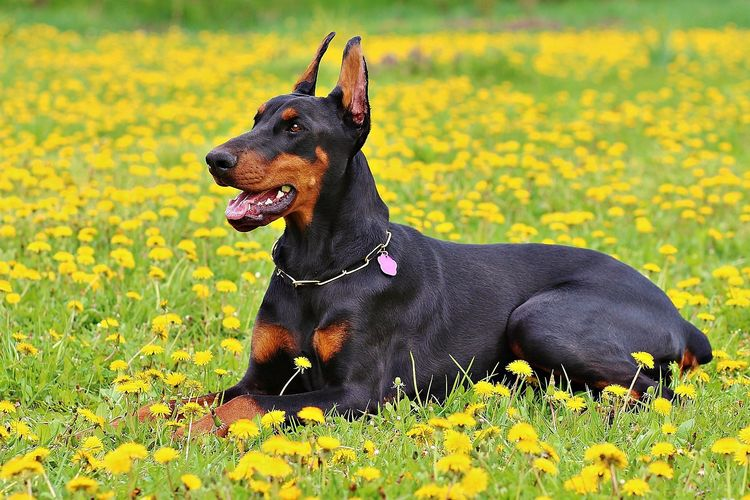
#> input picture project11/anjing.jpg, 750 x 500 px
$ python glcm.py   (older library calls are emulated)
#> lines starting #> are read from the running program, lines starting #| are printed output that depends on the picture; long printed decimals are rounded
import cv2
import numpy as np
from skimage.feature import graycomatrix, graycoprops

image = cv2.imread('anjing.jpg', cv2.IMREAD_GRAYSCALE)
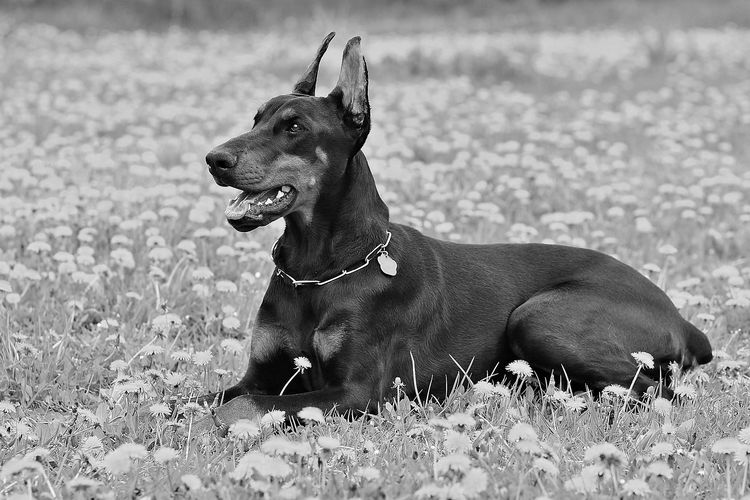
#> image: shape (500, 750); min 0, max 255, mean 147.6

glcm = graycomatrix(image, distances=[1], angles=[0], levels=256, symmetric=True, normed=True)

contrast = graycoprops(glcm, 'contrast')[0, 0]
#> contrast = 488.3
energy = graycoprops(glcm, 'energy')[0, 0]
#> energy = 0.0193
homogeneity = graycoprops(glcm, 'homogeneity')[0, 0]
#> homogeneity = 0.233
correlation = graycoprops(glcm, 'correlation')[0, 0]
#> correlation = 0.919

print(f'Contrast: {contrast}')
#| Contrast: 488.324
print(f'Energy: {energy}')
#| Energy: 0.01934
print(f'Homogeneity: {homogeneity}')
#| Homogeneity: 0.2328
print(f'Correlation: {correlation}')
#| Correlation: 0.9186
